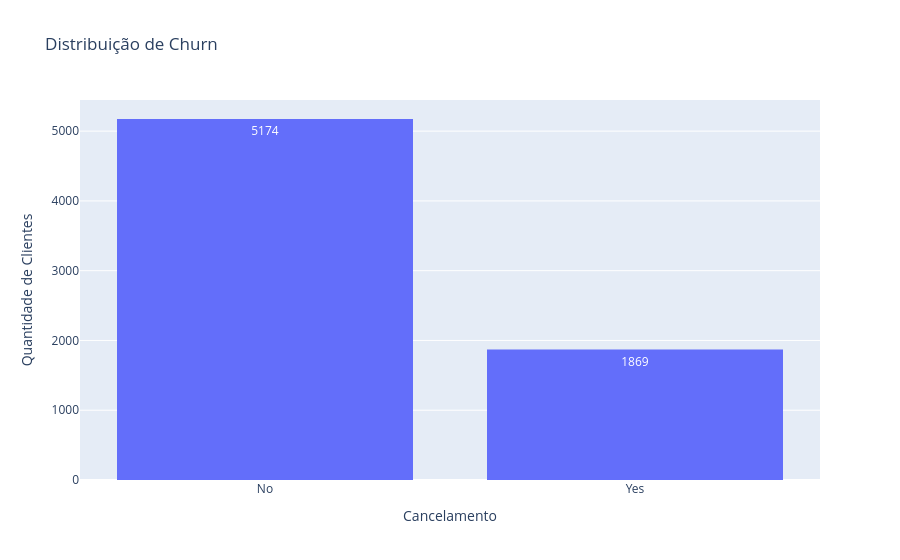

The cell this chart's notebook holds for it:
### Code cell
fig = px.histogram(
    tabela,
    x="Churn",
    text_auto=True,
    title="Distribuição de Churn",
    labels={"Churn": "Cancelamento"}
)

fig.update_yaxes(title="Quantidade de Clientes")

fig.show()

### Figure 1 — Plotly figure (JSON) as saved in the notebook; plotly's stock layout.template omitted (floating-point values rounded to 4 significant figures; data arrays with more than 128 entries replaced by an {"elided": "..."} marker saying what was removed)
{"data": [{"bingroup": "x", "hovertemplate": "Cancelamento=%{x}<br>count=%{y}<extra></extra>", "legendgroup": "", "marker": {"color": "#636efa", "pattern": {"shape": ""}}, "name": "", "orientation": "v", "showlegend": false, "texttemplate": "%{value}", "type": "histogram", "x": {"elided": "7043 str values"}, "xaxis": "x", "yaxis": "y"}], "layout": {"barmode": "relative", "legend": {"tracegroupgap": 0}, "title": {"text": "Distribuição de Churn"}, "xaxis": {"anchor": "y", "domain": [0, 1], "title": {"text": "Cancelamento"}}, "yaxis": {"anchor": "x", "domain": [0, 1], "title": {"text": "Quantidade de Clientes"}}}}
